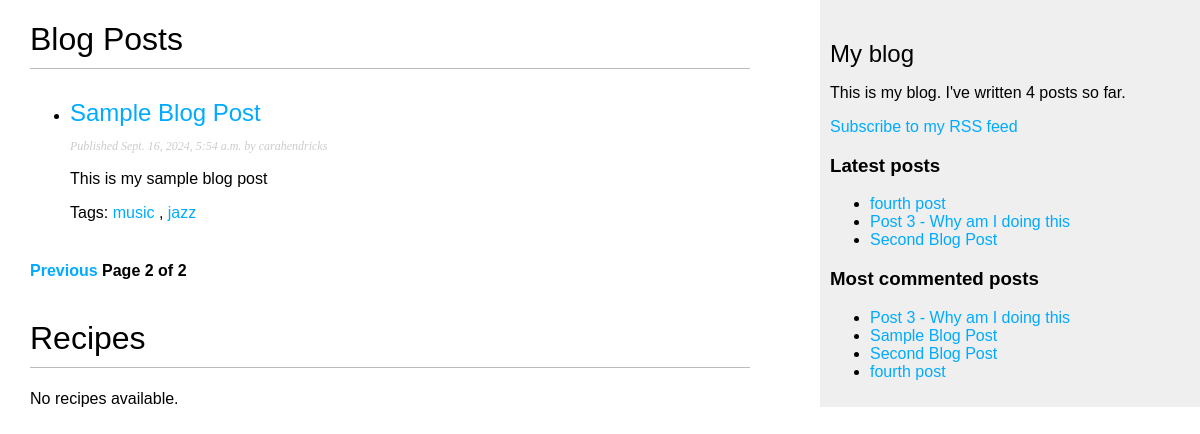
Screenshot of /blog/?page=2 with the database file from the repository.
### blog/models.py (models this page shows, shortened)
class Post(models.Model):
    class Status(models.TextChoices):
        DRAFT = 'DF', 'Draft'
        PUBLISHED = 'PB', 'Published'
    title = models.CharField(max_length=250)
    slug = models.SlugField(max_length=250, unique_for_date='publish')
    author = models.ForeignKey(
        settings.AUTH_USER_MODEL,
        on_delete=models.CASCADE,
        related_name='blog_posts'
    )
    body = models.TextField()
    publish = models.DateTimeField(default=timezone.now)
    created = models.DateTimeField(auto_now_add=True)
    updated = models.DateTimeField(auto_now=True)
    status = models.CharField(max_length=2, choices=Status.choices, default=Status.DRAFT)
    objects = models.Manager()  # Default manager
    published = PublishedManager()  # Custom manager for published posts
    tags = TaggableManager()
    class Meta:
        ordering = ['-publish']
        indexes = [
            models.Index(fields=['-publish']),
        ]
    def get_absolute_url(self):
        return reverse(
            'blog:post_detail',
            args=[self.publish.year, self.publish.month, self.publish.day, self.slug],
        )

### blog/views.py (the view)
# urls.py: path('', views.post_list, name='post_list'),  # Main blog list
def post_list(request, tag_slug=None):
    post_list = Post.published.all()
    tag = None
    if tag_slug:
        tag = get_object_or_404(Tag, slug=tag_slug)
        post_list = post_list.filter(tags__in=[tag])
    paginator = Paginator(post_list, 3)  # 3 posts per page
    page_number = request.GET.get('page', 1)
    try:
        posts = paginator.page(page_number)
    except PageNotAnInteger:
        posts = paginator.page(1)
    except EmptyPage:
        posts = paginator.page(paginator.num_pages)
    return render(request, 'blog/post/list.html', {'posts': posts, 'tag': tag})

### blog/models.py (called while the page is built)
    def get_queryset(self):
        return super().get_queryset().filter(status=Post.Status.PUBLISHED)

### blog/templatetags/blog_tags.py (called while the page is built)
@register.simple_tag
def total_posts():
    return Post.published.count()

@register.inclusion_tag('blog/post/latest_posts.html')
def show_latest_posts(count=5):
    latest_posts = Post.published.order_by('-publish')[:count]
    return {'latest_posts': latest_posts}

@register.simple_tag
def get_most_commented_posts(count=5):
    return Post.published.annotate(
        total_comments=Count('comments')
    ).order_by('-total_comments')[:count]

### blog/templates/blog/post/list.html (shortened to what this page needs)
{% extends "blog/base.html" %}
{% load blog_tags %}
{% block content %}
  <h1>Blog Posts</h1>
  {% if posts %}
    <ul>
      {% for post in posts %}
        <li>
          <h2><a href="{{ post.get_absolute_url }}">{{ post.title }}</a></h2>
          <p class="date">Published {{ post.publish }} by {{ post.author }}</p>
          <p>{{ post.body|truncatewords_html:30 }}</p>
          <p>
            Tags:
            {% for tag in post.tags.all %}
              <a href="{% url 'blog:post_list_by_tag' tag.slug %}">{{ tag.name }}</a>
              {% if not forloop.last %}, {% endif %}
            {% endfor %}
          </p>
        </li>
      {% endfor %}
    </ul>
    <div class="pagination">
      <span class="step-links">
        {% if posts.has_previous %}
          <a href="?page={{ posts.previous_page_number }}">Previous</a>
        {% endif %}
        <span class="current">
          Page {{ posts.number }} of {{ posts.paginator.num_pages }}
        </span>
      </span>
    </div>
  {% else %}
    <p>No blog posts available.</p>
  {% endif %}
  <h1>Recipes</h1>
  {% if recipes %}
    <ul>
      {% for recipe in recipes %}
        <li>
          <h2><a href="{{ recipe.get_absolute_url }}">{{ recipe.title }}</a></h2>
          <p class="date">Created on {{ recipe.publish }} by {{ recipe.author }}</p>
          <p>Ingredients: {{ recipe.ingredients|truncatewords_html:20 }}</p>
          <p>
            Tags:
            {% for tag in recipe.tags.all %}
              <a href="{% url 'blog:recipe_list_by_tag' tag.slug %}">{{ tag.name }}</a>
              {% if not forloop.last %}, {% endif %}
            {% endfor %}
          </p>
        </li>
      {% endfor %}
    </ul>
    <div class="pagination">
      <span class="step-links">
        {% if recipes.has_previous %}
          <a href="?page={{ recipes.previous_page_number }}">Previous</a>
        {% endif %}
        <span class="current">
          Page {{ recipes.number }} of {{ recipes.paginator.num_pages }}
        </span>
        {% if recipes.has_next %}
          <a href="?page={{ recipes.next_page_number }}">Next</a>
        {% endif %}
      </span>
    </div>
  {% else %}
    <p>No recipes available.</p>
  {% endif %}
{% endblock %}

### blog/templates/blog/base.html (shortened to what this page needs)
{% load blog_tags %}
{% load static %}
<!DOCTYPE html>
<html>
<head>
  <link href="{% static "css/blog.css" %}" rel="stylesheet">
</head>
<body>
  <div id="content">
    {% block content %}
    {% endblock %}
  </div>
  <div id="sidebar">
    <h2>My blog</h2>
    <p>
      This is my blog.
      I've written {% total_posts %} posts so far.
    </p>
    <p>
      <a href="{% url "blog:post_feed" %}">
        Subscribe to my RSS feed
      </a>
    </p>
    <h3>Latest posts</h3>
    {% show_latest_posts 3 %}
    <h3>Most commented posts</h3>
    {% get_most_commented_posts as most_commented_posts %}
    <ul>
      {% for post in most_commented_posts %}
        <li>
          <a href="{{ post.get_absolute_url }}">{{ post.title }}</a>
        </li>
      {% endfor %}
    </ul>
  </div>
</body>
</html>

### blog/templates/blog/post/latest_posts.html
<ul>
  {% for post in latest_posts %}
    <li>
      <a href="{{ post.get_absolute_url }}">{{ post.title }}</a>
    </li>
  {% endfor %}
</ul>

### blog/static/css/blog.css (style rules this page uses)
body { margin:0; padding:0; font-family:helvetica, sans-serif; }
a { color:#00abff; text-decoration:none; }
h1 { font-weight:normal; border-bottom:1px solid #bbb; padding:0 0 10px 0; }
h2 { font-weight:normal; margin:30px 0 0; }
#content { float:left; width:60%; padding:0 0 0 30px; }
#sidebar { float:right; width:30%; padding:10px; background:#efefef; height:100%; }
p.date { color:#ccc; font-family: georgia, serif; font-size: 12px; font-style: italic; }
.pagination { margin:40px 0; font-weight:bold; }

### rows the page displays
Post: title "Sample Blog Post", publish "Sept. 16, 2024, 5:54 a.m.", author "carahendricks", body "This is my sample blog post"
Tag: name "music"
Tag: name "jazz"
Post: title "fourth post"
Post: title "Post 3 - Why am I doing this"
Post: title "Second Blog Post"

### other values shown
{{ posts.number }} "2"
{{ posts.paginator.num_pages }} "2"
